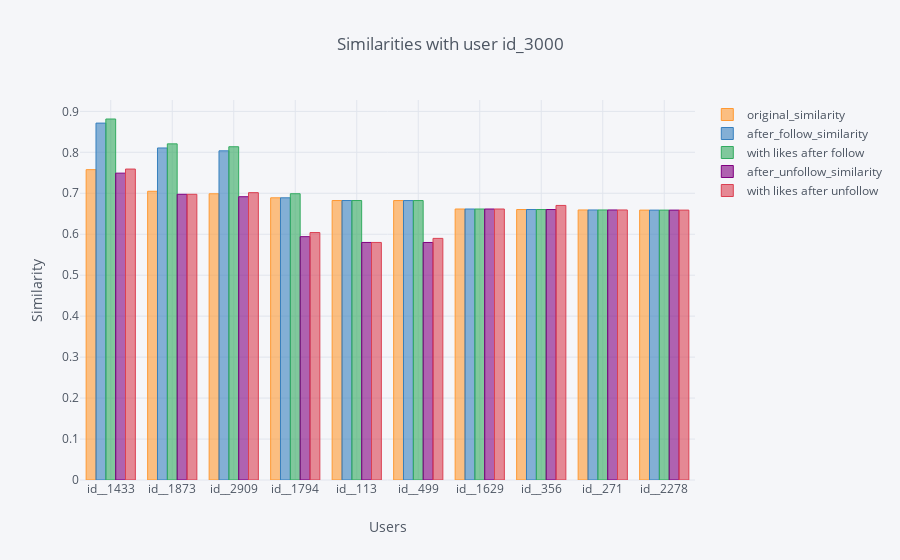

Write notebook code for a chart like this one.
### Code cell
final.iplot(kind='bar', x='plan_ori_id', title='Similarities with user id_3000', 
            yTitle='Similarity', xTitle='Users')

### Figure 1 — Plotly figure (JSON) as saved in the notebook; plotly's stock layout.template omitted (floating-point values rounded to 4 significant figures)
{"data": [{"marker": {"color": "rgba(255, 153, 51, 0.6)", "line": {"color": "rgba(255, 153, 51, 1.0)", "width": 1}}, "name": "original_similarity", "orientation": "v", "text": "", "type": "bar", "uid": "d4a6f696-d413-46dc-8e34-a1b09ee38999", "x": ["id__1433", "id__1873", "id__2909", "id__1794", "id__113", "id__499", "id__1629", "id__356", "id__271", "id__2278"], "y": [0.7577, 0.7049, 0.6988, 0.6889, 0.6823, 0.6822, 0.6616, 0.6603, 0.6593, 0.6589]}, {"marker": {"color": "rgba(55, 128, 191, 0.6)", "line": {"color": "rgba(55, 128, 191, 1.0)", "width": 1}}, "name": "after_follow_similarity", "orientation": "v", "text": "", "type": "bar", "uid": "7eb704c7-b945-43fd-927c-d7b6baccc8a3", "x": ["id__1433", "id__1873", "id__2909", "id__1794", "id__113", "id__499", "id__1629", "id__356", "id__271", "id__2278"], "y": [0.8713, 0.8106, 0.8036, 0.6889, 0.6823, 0.6822, 0.6616, 0.6603, 0.6593, 0.6589]}, {"marker": {"color": "rgba(50, 171, 96, 0.6)", "line": {"color": "rgba(50, 171, 96, 1.0)", "width": 1}}, "name": "with likes after follow", "orientation": "v", "text": "", "type": "bar", "uid": "4119beda-28c4-450c-9722-5a93deafc6b6", "x": ["id__1433", "id__1873", "id__2909", "id__1794", "id__113", "id__499", "id__1629", "id__356", "id__271", "id__2278"], "y": [0.8813, 0.8206, 0.8136, 0.6989, 0.6823, 0.6822, 0.6616, 0.6603, 0.6593, 0.6589]}, {"marker": {"color": "rgba(128, 0, 128, 0.6)", "line": {"color": "rgba(128, 0, 128, 1.0)", "width": 1}}, "name": "after_unfollow_similarity", "orientation": "v", "text": "", "type": "bar", "uid": "cc66738b-cfe8-44a7-88d1-20141860a050", "x": ["id__1433", "id__1873", "id__2909", "id__1794", "id__113", "id__499", "id__1629", "id__356", "id__271", "id__2278"], "y": [0.7491, 0.6975, 0.6916, 0.5941, 0.58, 0.5799, 0.6616, 0.6603, 0.6593, 0.6589]}, {"marker": {"color": "rgba(219, 64, 82, 0.6)", "line": {"color": "rgba(219, 64, 82, 1.0)", "width": 1}}, "name": "with likes after unfollow", "orientation": "v", "text": "", "type": "bar", "uid": "66c7ed3e-f44d-4fd9-83c2-3fb6853188cc", "x": ["id__1433", "id__1873", "id__2909", "id__1794", "id__113", "id__499", "id__1629", "id__356", "id__271", "id__2278"], "y": [0.7591, 0.6975, 0.7016, 0.6041, 0.58, 0.5899, 0.6616, 0.6703, 0.6593, 0.6589]}], "layout": {"legend": {"bgcolor": "#F5F6F9", "font": {"color": "#4D5663"}}, "paper_bgcolor": "#F5F6F9", "plot_bgcolor": "#F5F6F9", "title": {"font": {"color": "#4D5663"}, "text": "Similarities with user id_3000"}, "xaxis": {"gridcolor": "#E1E5ED", "showgrid": true, "tickfont": {"color": "#4D5663"}, "title": {"font": {"color": "#4D5663"}, "text": "Users"}, "zerolinecolor": "#E1E5ED"}, "yaxis": {"gridcolor": "#E1E5ED", "showgrid": true, "tickfont": {"color": "#4D5663"}, "title": {"font": {"color": "#4D5663"}, "text": "Similarity"}, "zerolinecolor": "#E1E5ED"}}}
